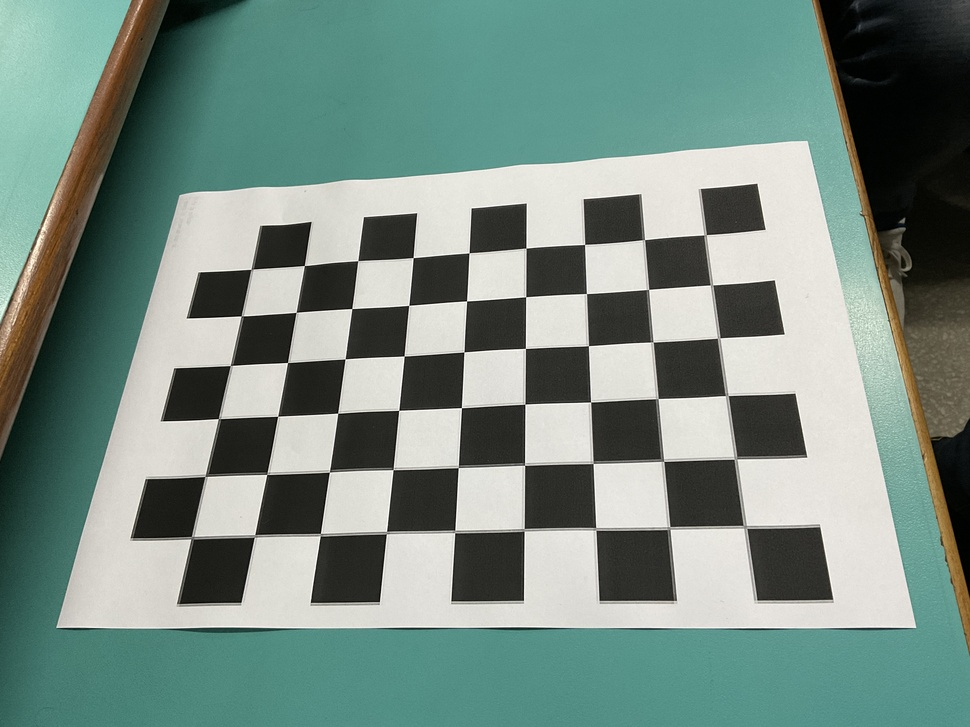
#> input picture c_07_camera_calibration/images/IMG_0440.jpeg, 970 x 727 px, shrunk from 4032 x 3024 before the run; its folder holds only this picture in this run
$ jupyter execute multi_plane_calib.ipynb
#> lines starting #> are read from the running program, lines starting #| are printed output that depends on the picture; long printed decimals are rounded
[cell 1]
# to run in google colab
import sys

if "google.colab" in sys.modules:
    import subprocess

    subprocess.call("apt-get install subversion".split())
    subprocess.call("svn export https://github.com/YoniChechik/AI_is_Math/trunk/c_07_camera_calibration/images".split())

[cell 2]
import numpy as np
import cv2
from glob import glob
import matplotlib.pyplot as plt

[cell 3]
square_size = 2.88
img_mask = "./images/*.jpeg"
pattern_size = (9, 6)

figsize = (20, 20)

[cell 4]
img_names = glob(img_mask)
num_images = len(img_names)

pattern_points = np.zeros((np.prod(pattern_size), 3), np.float32)
pattern_points[:, :2] = np.indices(pattern_size).T.reshape(-1, 2)
pattern_points *= square_size

obj_points = []
img_points = []
h, w = cv2.imread(img_names[0]).shape[:2]
#> h = 727; w = 970

## Step 1: find all corners in calibration plane

[cell 5]
plt.figure(figsize=figsize)

for i, fn in enumerate(img_names):
    print("processing %s... " % fn)
    imgBGR = cv2.imread(fn)
#> imgBGR is the input picture: shape (727, 970, 3); mean B, G, R 130.6, 139.4, 119

    if imgBGR is None:
        print("Failed to load", fn)
        continue

    imgRGB = cv2.cvtColor(imgBGR, cv2.COLOR_BGR2RGB)
    img = cv2.cvtColor(imgRGB, cv2.COLOR_RGB2GRAY)
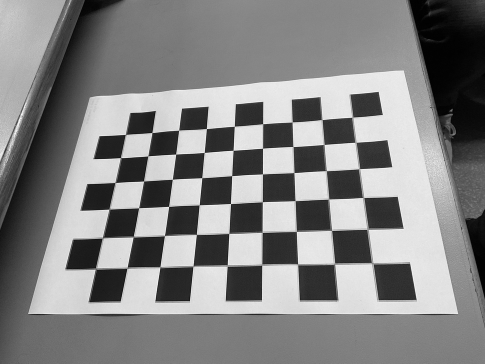
#> img: shape (727, 970) (shown at 1/2 size); min 0, max 255, mean 132.2

    assert w == img.shape[1] and h == img.shape[0], f"size: {img.shape[1]} x {img.shape[0]}"
    found, corners = cv2.findChessboardCorners(img, pattern_size)
#> found = True; corners = 54 rows, first 8: [747, 528.6], [670.2, 526.3], [595.6, 526.8], [524.3, 528.1], [454.7, 533.4], [386.6, 530.6], [320.4, 532.9], [254.7, 535.4]
    # # if you want to better improve the accuracy... cv2.findChessboardCorners already uses cv2.cornerSubPix
    # if found:
    #     term = (cv2.TERM_CRITERIA_EPS + cv2.TERM_CRITERIA_COUNT, 30, 0.1)
    #     cv2.cornerSubPix(img, corners, (5, 5), (-1, -1), term)

    if not found:
        print("chessboard not found")
        continue

    if i < 12:
        img_w_corners = cv2.drawChessboardCorners(imgRGB, pattern_size, corners, found)
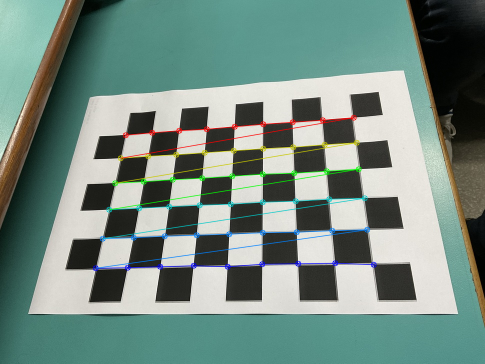
#> img_w_corners: shape (727, 970, 3) (shown at 1/2 size); mean R, G, B 118, 139.4, 130.3
        plt.subplot(4, 3, i + 1)
        plt.imshow(img_w_corners)

    print(f"{fn}... OK")
    img_points.append(corners.reshape(-1, 2))
    obj_points.append(pattern_points)


plt.show()

[cell 6]
# calculate camera distortion
rms, camera_matrix, dist_coefs, _rvecs, _tvecs = cv2.calibrateCamera(obj_points, img_points, (w, h), None, None)
#> rms = 1.12; camera_matrix = [[704.9, 0, 503.8], [0, 665.8, 358.5], [0, 0, 1]]; dist_coefs = [[-0.292, 2.7, -0.00292, -0.011, -6.05]]

print("\nRMS:", rms)
#| RMS: 1.125
print("camera matrix:\n", camera_matrix)
#| camera matrix:
#|  [[704.923    0.         503.834]
#|  [  0.         665.836  358.453 ]
#|  [  0.           0.           1.        ]]
print("distortion coefficients: ", dist_coefs.ravel())
#| distortion coefficients:  [-2.91947555e-01  2.70104865e+00 -2.92130016e-03 -1.10407079e-02
#|  -6.04683518e+00]

## Build undistorted images

[cell 7]
# undistort the image with the calibration
plt.figure(figsize=figsize)
for i, fn in enumerate(img_names):

    imgBGR = cv2.imread(fn)
    imgRGB = cv2.cvtColor(imgBGR, cv2.COLOR_BGR2RGB)

    dst = cv2.undistort(imgRGB, camera_matrix, dist_coefs)
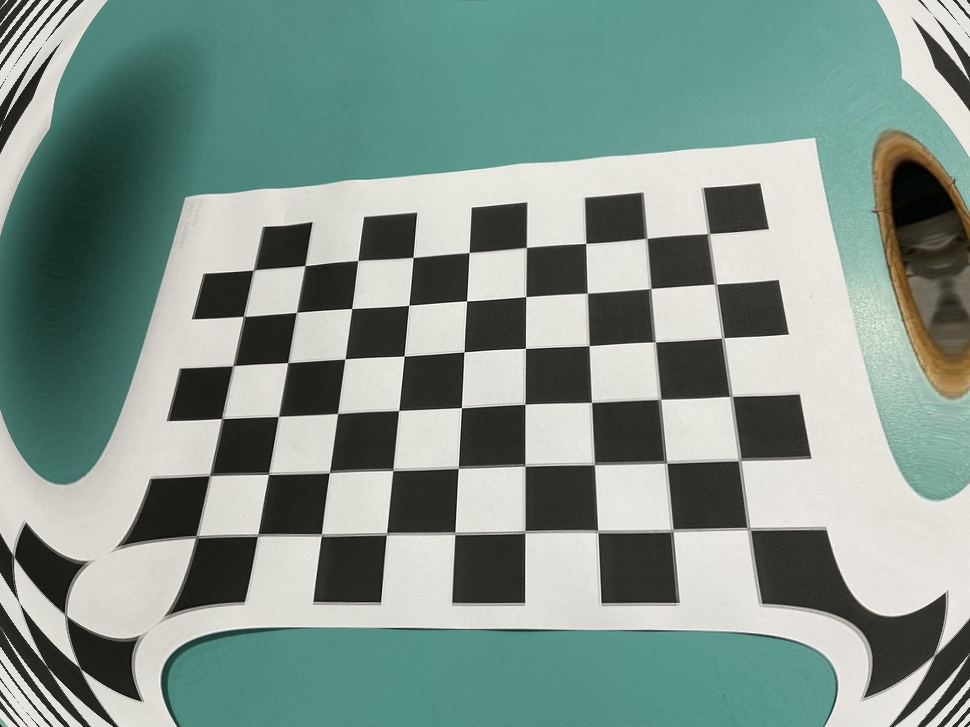
#> dst: shape (727, 970, 3); mean R, G, B 128.9, 147.8, 139.6

    if i < 12:
        plt.subplot(4, 3, i + 1)
        plt.imshow(dst)

plt.show()
print("Done")

$ run again, on c_07_camera_calibration/images/IMG_0444.jpeg
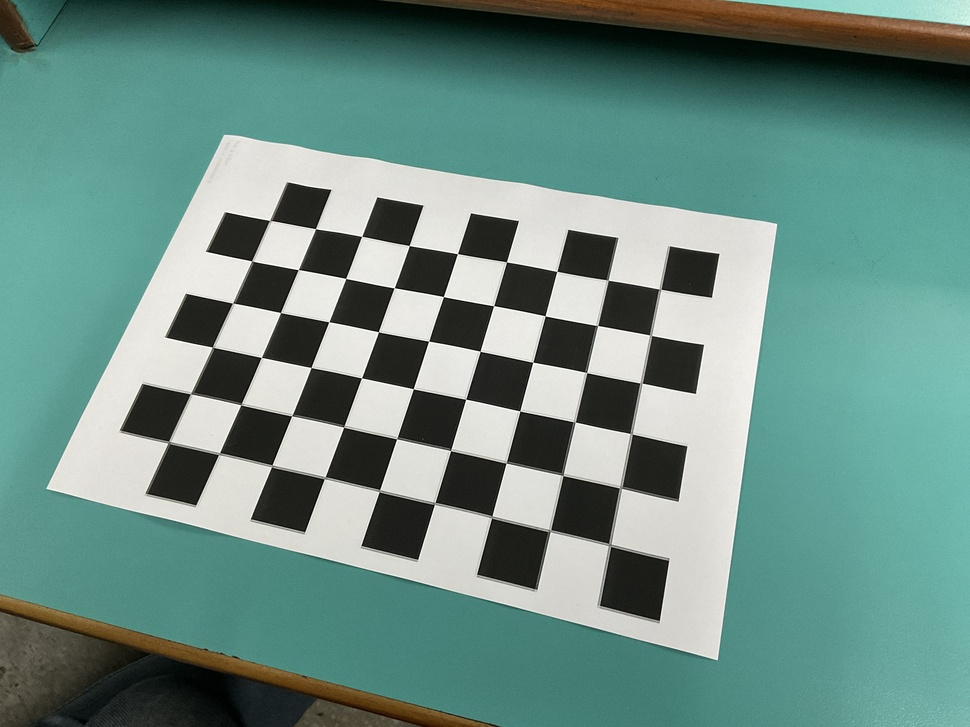
#> input picture c_07_camera_calibration/images/IMG_0444.jpeg, 970 x 727 px, shrunk from 4032 x 3024 before the run
#> h = 727; w = 970
#> imgBGR is the input picture: shape (727, 970, 3); mean B, G, R 132, 140.5, 107.9
#> `img = cv2.cvtColor(imgRGB, cv2.COLOR_RGB2GRAY)`:
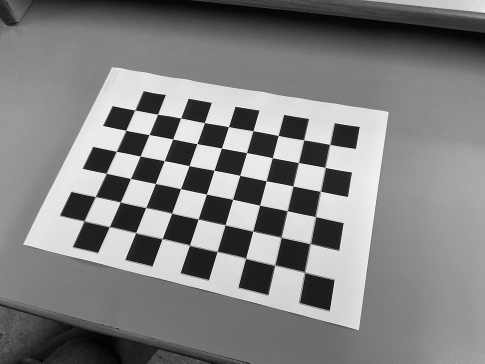
#> img: shape (727, 970) (shown at 1/2 size); min 0, max 255, mean 129.8
#> found = True; corners = 54 rows, first 8: [611.5, 546.4], [551, 529.6], [492, 517], [435, 502.7], [379.4, 491.9], [324.2, 479], [271.5, 467], [218.5, 454.4]
#> rms = 0.576; camera_matrix = [[946.3, 0, 466.9], [0, 969, 326.3], [0, 0, 1]]; dist_coefs = [[-0.343, 8.86, -0.0114, -0.00323, -50.82]]
#| RMS: 0.5758
#| camera matrix:
#|  [[946.348   0.         466.893]
#|  [  0.         969.025 326.259]
#|  [  0.           0.           1.        ]]
#| distortion coefficients:  [-3.43147086e-01  8.85539001e+00 -1.14184498e-02 -3.22842817e-03
#|  -5.08169299e+01]
#> `dst = cv2.undistort(imgRGB, camera_matrix, dist_coefs)`:
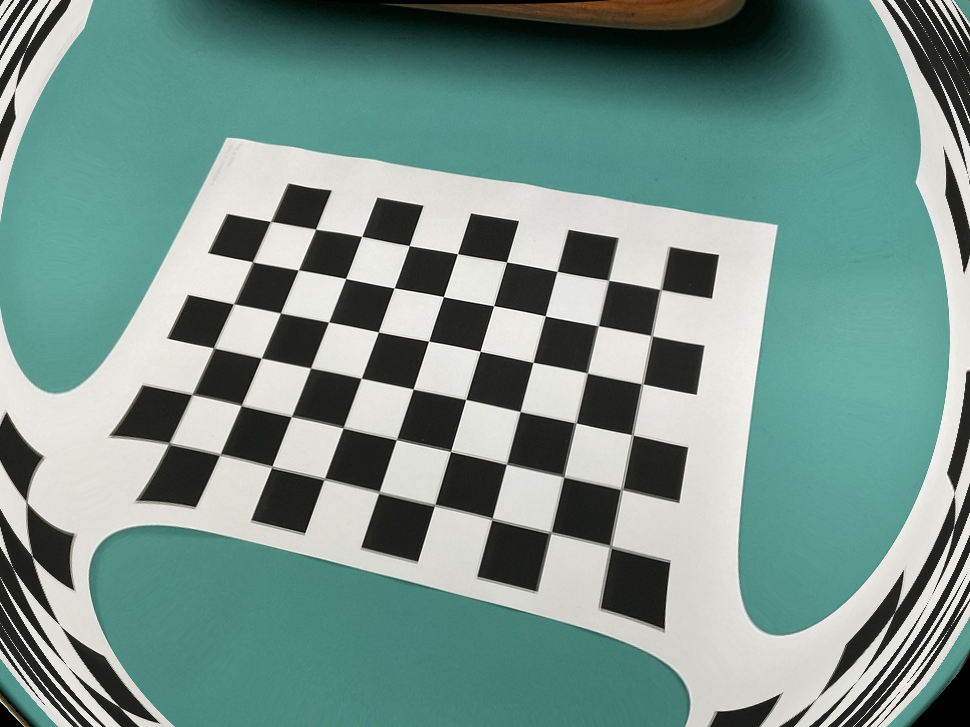
#> dst: shape (727, 970, 3); mean R, G, B 118.1, 146.2, 138.9

$ run again, on c_07_camera_calibration/images/IMG_0445.jpeg
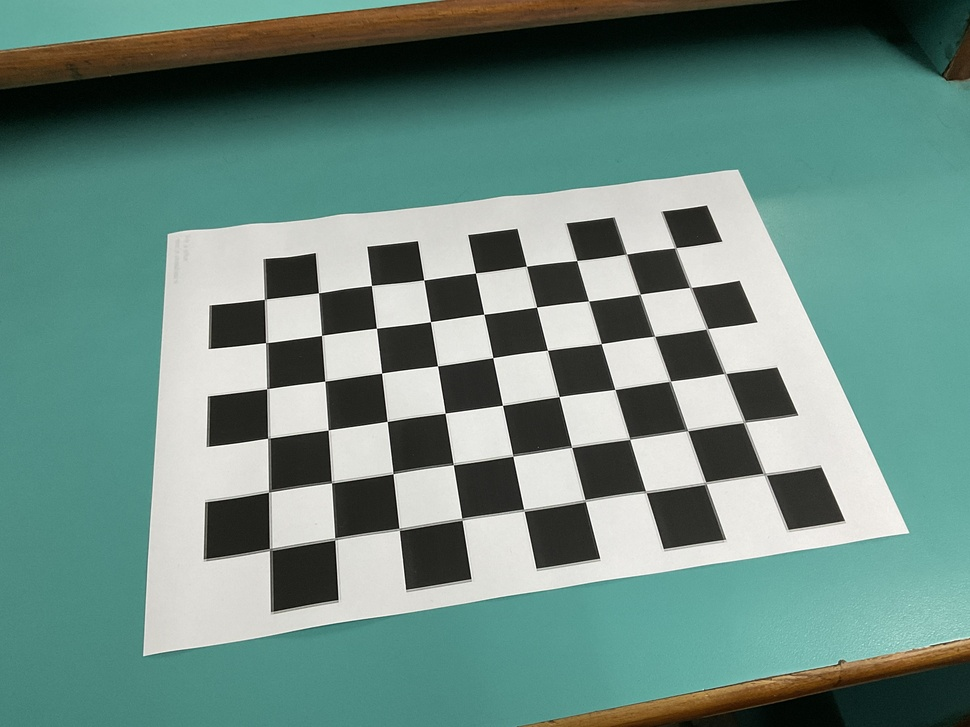
#> input picture c_07_camera_calibration/images/IMG_0445.jpeg, 970 x 727 px, shrunk from 4032 x 3024 before the run
#> h = 727; w = 970
#> imgBGR is the input picture: shape (727, 970, 3); mean B, G, R 129, 137.6, 107.8
#> `img = cv2.cvtColor(imgRGB, cv2.COLOR_RGB2GRAY)`:
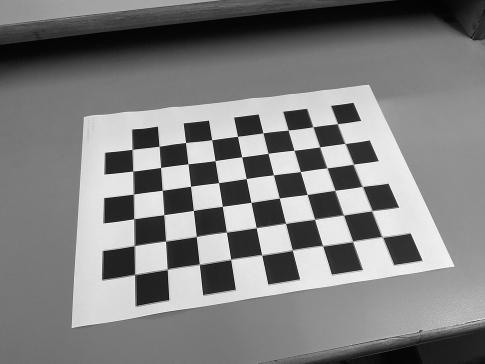
#> img: shape (727, 970) (shown at 1/2 size); min 0, max 255, mean 127.7
#> found = True; corners = 54 rows, first 8: [762.9, 473.1], [706.2, 481.8], [646.4, 492.9], [585.2, 499.6], [524.4, 511.5], [461.9, 520.3], [398.8, 527.8], [334.6, 540.3]
#> rms = 0.71; camera_matrix = [[468.5, 0, 478.2], [0, 404.5, 351.1], [0, 0, 1]]; dist_coefs = [[-0.057, 0.343, -0.00368, -0.00574, -0.505]]
#| RMS: 0.7096
#| camera matrix:
#|  [[468.514   0.         478.152]
#|  [  0.         404.451 351.063]
#|  [  0.           0.           1.        ]]
#| distortion coefficients:  [-0.05697    0.3433 -0.003683 -0.005743 -0.5047 ]
#> `dst = cv2.undistort(imgRGB, camera_matrix, dist_coefs)`:
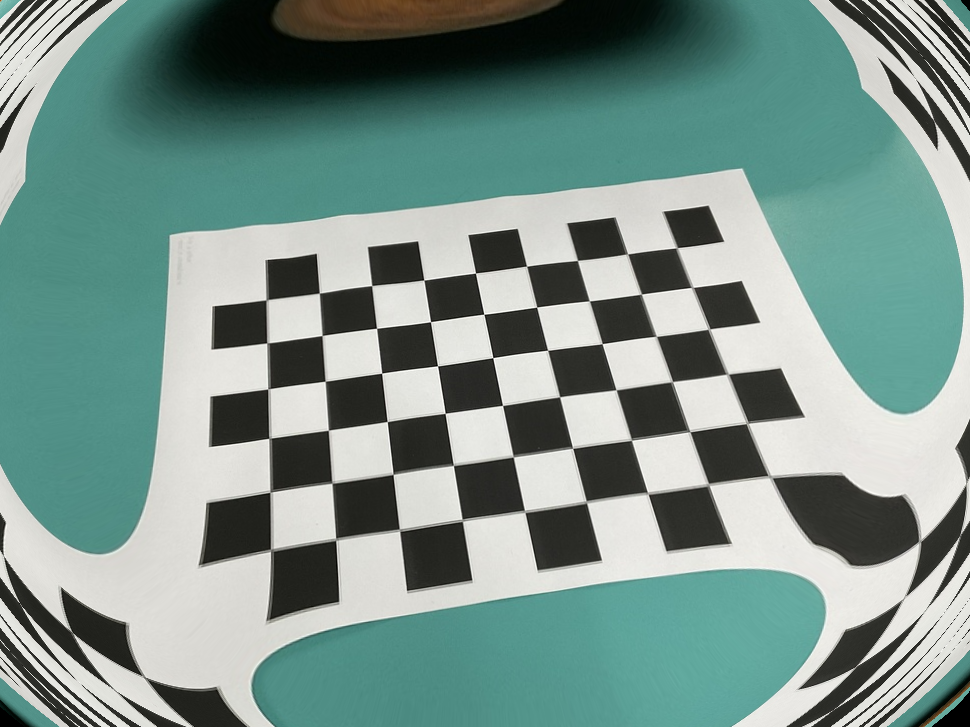
#> dst: shape (727, 970, 3); mean R, G, B 121, 145.6, 138.7
